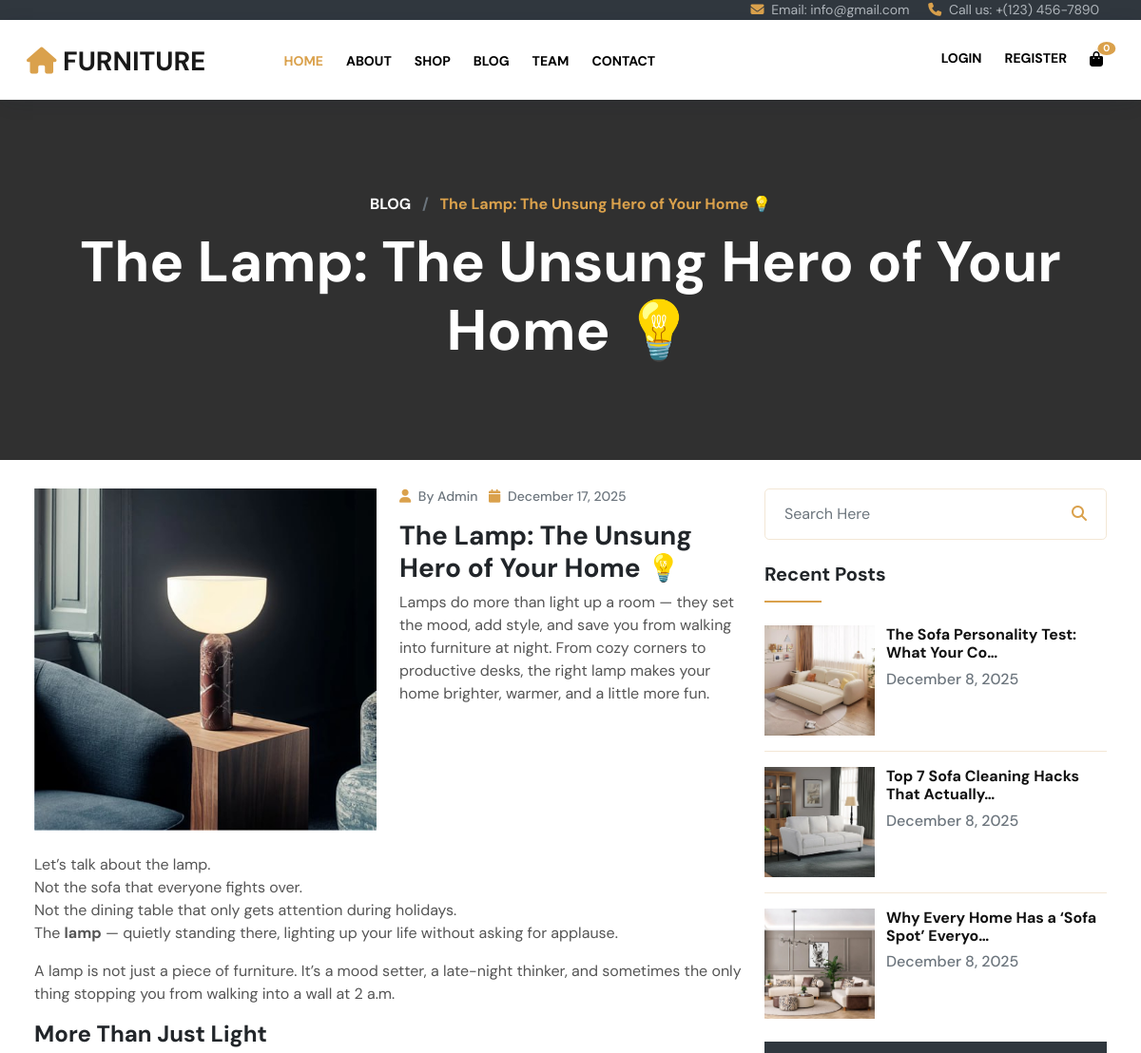
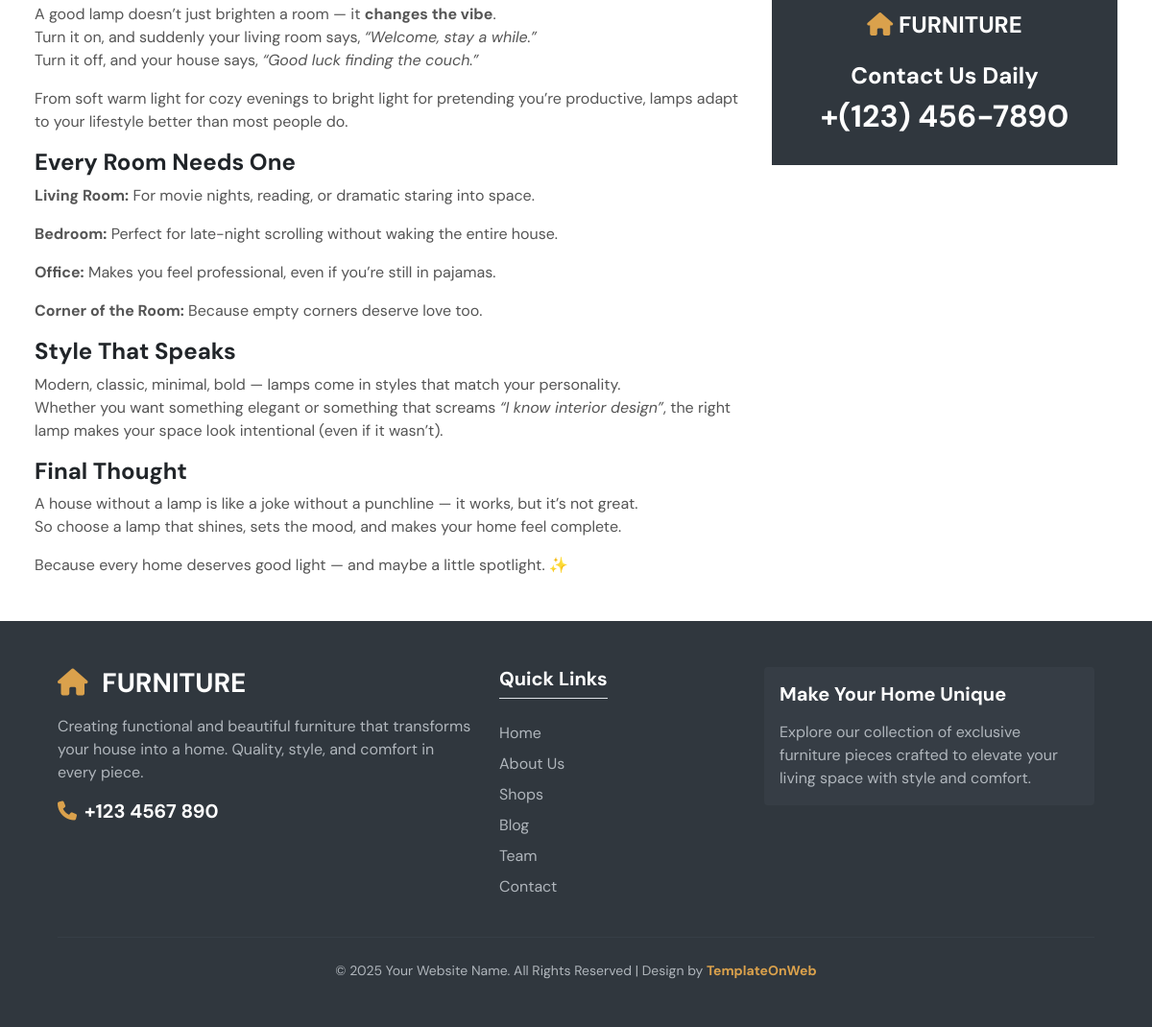
Page /blog/7/ on the committed database (2 pictures, top to bottom).
### accounts/models.py (models this page shows, shortened)
class BlogPost(models.Model):
    title = models.CharField(max_length=255)
    slug = models.SlugField(unique=True, help_text="A unique, URL-friendly version of the title.")
    category = models.ForeignKey(BlogCategory, on_delete=models.SET_NULL, null=True, blank=True)
    tags = models.ManyToManyField(BlogTag, blank=True)
    image = models.ImageField(
        upload_to='images/blog/',
        verbose_name="Blog Post Image"
    )
    author = models.CharField(
        max_length=100,
        default="Admin"
    )
    content = RichTextUploadingField(verbose_name="Full Blog Content")
    summary = models.TextField(
        max_length=300,
        help_text="A brief summary for the homepage card."
    )
    comment_count = models.IntegerField(default=0)
    published_date = models.DateTimeField(default=timezone.now)
    class Meta:
        verbose_name = "Blog Post"
        verbose_name_plural = "Blog Posts"
        ordering = ['-published_date']
    def get_absolute_url(self):
        return reverse('blog_detail', kwargs={'id': self.id})

### accounts/views.py (the view)
# urls.py: path('blog/<int:id>/', views.blog_detail, name='blog_detail'),
def blog_detail(request, id):
    post = get_object_or_404(BlogPost, id=id)
    recent_posts = BlogPost.objects.exclude(id=post.id).order_by('-published_date')[:3]
    related_posts = BlogPost.objects.filter(
        category=post.category
    ).exclude(
        id=post.id
    ).order_by('-published_date')[:2]
    categories = BlogCategory.objects.annotate(
        post_count=Count('blogpost')
    ).filter(post_count__gt=0)
    tags = BlogTag.objects.all()
    context = {
        'post': post,
        'recent_posts': recent_posts,     # <<< IMPORTANT
        'related_posts': related_posts,
        'categories': categories,
        'tags': tags,
    }
    return render(request, 'furniture/blog_detail.html', context)

### accounts/context_processors.py (called while the page is built)
def cart_context(request):
    cart = request.session.get('cart', {})
    total_items = sum(item['qty'] for item in cart.values())
    total_price = sum(item['qty'] * item['price'] for item in cart.values())
    return {
        'navbar_cart': cart,
        'navbar_cart_count': total_items,
        'navbar_cart_total': total_price,
    }

### accounts/templates/furniture/blog_detail.html (shortened to what this page needs)
{% load static %}
<!DOCTYPE html>
<html lang="en">
{% include 'furniture/Head.html' %}
<body>
{% include 'furniture/SecTop.html' %}
{% include 'furniture/Header.html' %}
<section id="center" class="center_blog_dt">
 <div class="promo_m center_om">
  <div class="container-fluid">
    <div class="row text-center">
     <div class="col-md-12">
       <h6 class="col_yell fw-bold">
           <a class="text-white" href="{% url 'blog' %}">BLOG</a>
           <span class="mx-2 text-muted">/</span>
           {{ post.title }}
       </h6>
       <h1 class="mb-0 font_60 text-white mt-3">{{ post.title }}</h1>
     </div>
    </div>
  </div>
 </div>
</section>
<section id="blog_pg" class="p_3 px-4">
<div class="container-fluid">
 <div class="row">
  <div class="col-md-8">
    <div class="blog_pg1l">
      <div class="row blog_pg1li">
        <div class="col-md-6">
          <div class="blog_pg1lil">
            <figure class="effect-jazz mb-0">
              <img src="{{ post.image.url }}" class="w-100" alt="{{ post.title }}">
            </figure>
          </div>
        </div>
        <div class="col-md-6">
          <div class="blog_pg1lir">
            <h6 class="font_14 text-muted">
              <i class="fa fa-user col_yell me-1"></i> By {{ post.author }}
              <i class="fa fa-calendar col_yell me-1 ms-2"></i> {{ post.published_date|date:"F j, Y" }}
            </h6>
            <h3 class="mt-3">{{ post.title }}</h3>
            <p>{{ post.summary }}</p>
          </div>
        </div>
      </div>
      <div class="mt-4">
        <p>{{ post.content|safe }}</p>
      </div>
    </div>
  </div>
  <div class="col-md-4">
    <div class="blog_pg1r">
      <form method="GET" action="{% url 'blog' %}">
  <div class="input-group border_1 p-2 rounded-3">
    <input type="text" name="q" class="form-control border-0"
           placeholder="Search Here" value="{{ query }}">
    <button class="btn bg-transparent border-0 col_yell" type="submit">
      <i class="fa fa-search"></i>
    </button>
  </div>
</form>
      <div class="blog_pg1r1 mt-4">
        <h5>Recent Posts</h5>
        <hr class="line mb-4">
        {% for p in recent_posts %}
        <div class="row blog_pg1r1i">
          <div class="col-4 pe-0">
            <figure class="effect-jazz mb-0">
              <a href="{{ p.get_absolute_url }}">
                <img src="{{ p.image.url }}" class="w-100" alt="{{ p.title }}">
              </a>
            </figure>
          </div>
          <div class="col-8">
            <h6 class="fw-bold">
              <a href="{{ p.get_absolute_url }}">{{ p.title|truncatechars:40 }}</a>
            </h6>
            <h6 class="text-muted mb-0">{{ p.published_date|date:"F j, Y" }}</h6>
          </div>
        </div>
        {% if not forloop.last %}<hr>{% endif %}
        {% endfor %}
      </div>
      <div class="blog_pg1r1 mt-4 bg_dark text-center p-4">
        <h4 class="text-white text-uppercase"><i class="fa fa-home col_yell"></i> Furniture</h4>
        <h4 class="mt-4 text-white">Contact Us Daily</h4>
        <h2 class="text-white">+(123) 456-7890</h2>
      </div>
    </div>
  </div>
 </div>
</div>
</section>
{% include 'furniture/Footer.html' %}
</body>
</html>

### static/css/global.css (style rules this page uses)
body { font-family: 'DM Sans', sans-serif; }
ul { list-style:none; padding:0; }
h1,h2,h3,h4,h5 { font-weight:bold; }
p { color: #555; }
a { color: #111; text-decoration:none; }
figure.effect-jazz figcaption::after, figure.effect-jazz img { -webkit-transition: opacity 0.35s, -webkit-transform 0.35s; transition: opacity 0.35s, transform 0.35s; }
.col_yell { color: #daa14c!important; }
.bg_dark { background:#30373e!important; }
hr { opacity:1; background-color:#f3e7d5; }
.font_14 { font-size:14px; }
.font_60 { font-size:60px; }
.line { height:2px!important; width: 60px; background-color:#daa14c; }
.p_3 { padding-top:30px; padding-bottom:30px; }
.border_1 { border:1px solid #f3e7d5; }
.form-control { border-color:#f3e7d5; box-shadow:none; border-radius:0; height:50px; }
.input-group .form-control { height:auto; }
.center_om { padding-top:100px; padding-bottom:100px; }
.promo_m { background:#000000cf; }

### rows in the picture
BlogPost: title "The Lamp: The Unsung Hero of Your Home 💡", image (picture), author "Admin", published_date "December 17, 2025", summary "Lamps do more than light up a room — they set the mood, add style, and save you from walking into furniture at night. From cozy corners to productive desks, the right lamp makes your home brighter, warmer, and a little more fun.", content "Let’s talk about the lamp. Not the sofa that everyone fights over. Not the dining table that only gets attention during holidays. The lamp — quietly standing there, lighting up your life without asking for applause. A lamp is not just a piece of furniture. It’s a mood setter, a late-night thinker, and sometimes the only thing stopping you from walking into a wall at 2 a.m. More Than Just Light A good lamp doesn’t just brighten a room — it changes the vibe . Turn it on, and suddenly your living room says, “Welcome, stay a while.” Turn it off, and your house says, “Good luck finding the couch.” From soft warm light for cozy evenings to bright light for pretending you’re productive, lamps…"
BlogPost: image (picture), title "The Sofa Personality Test: What Your Co…", published_date "December 8, 2025"
BlogPost: image (picture), title "Top 7 Sofa Cleaning Hacks That Actually…", published_date "December 8, 2025"
BlogPost: image (picture), title "Why Every Home Has a ‘Sofa Spot’ Everyo…", published_date "December 8, 2025"

### other values in the picture
{{ navbar_cart_count }} "0"
